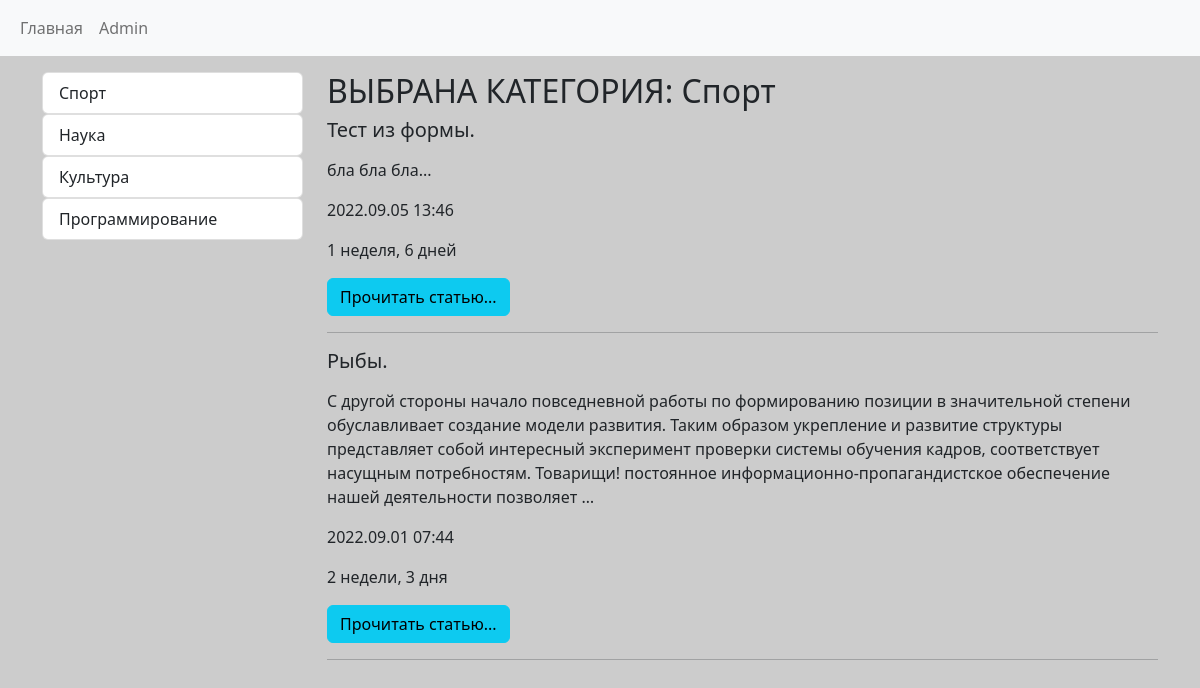
Page /cat/1/ on the committed database.
### news_act/models.py (models this page shows, shortened)
class Category(models.Model):
    title = models.CharField(max_length=50, verbose_name='Категория')
    def get_absolute_url(self):
        return reverse(viewname='category', kwargs={'category_id': self.pk})
    class Meta:
        verbose_name = 'Категория'
        verbose_name_plural = 'Категории'
        ordering = ['title']

class News(models.Model):
    title = models.CharField(max_length=150, verbose_name='Наименование')
    content = models.TextField(blank=True, verbose_name='Контент')
    created_at = models.DateTimeField(auto_now_add=True, verbose_name='Дата создания')
    updated_at = models.DateTimeField(auto_now=True, verbose_name='Обновлен')
    photo = models.ImageField(upload_to='photos/%Y/%m/%d', blank=True)
    is_pub = models.BooleanField(default=True, verbose_name='Опубликирована')
    category = models.ForeignKey('Category', on_delete=models.PROTECT, null=True, verbose_name='Категория',
                                 related_name='get_news')
    views_count = models.IntegerField(default=0)
    def get_absolute_url(self):
        return reverse(viewname='view_news', kwargs={'pk': self.pk})
    class Meta:
        verbose_name = 'Новость'
        verbose_name_plural = 'Новости'
        ordering = ['-created_at']

### news_act/views.py (the view)
# urls.py: path('cat/<int:category_id>/', NewsCategory.as_view(), name='category'),
class NewsCategory(ListView):
    model = News
    template_name = "news_act/category.html"
    context_object_name = 'news'
    allow_empty = False  # При отсутсвии категории с какойто айди, вывод ошибки 404
    paginate_by = 5
    def get_context_data(self, *, object_list=None, **kwargs):
        category = Category.objects.get(pk=self.kwargs['category_id'])
        context = super().get_context_data(**kwargs)
        context['category'] = category.title
        context['title_page'] = context['category']
        return context
    def get_queryset(self):
        return News.objects.filter(category_id=self.kwargs['category_id'],
                                   is_pub=True)

### news_act/templatetags/news_tags.py (called while the page is built)
@register.inclusion_tag(filename='news_act/list_categories.html')
def show_categories():
    categories = Category.objects.annotate(cnt=Count('get_news')).filter(cnt__gt=0)
    context = {
        'categories': categories
    }
    return context

### news_act/Templates/news_act/category.html
{% extends 'base.html' %}
{% block SIDEBAR %}
    {% include 'inc/_sidebar.html' %}
{% endblock %}
{% block CONTENT %}
<div class="media-body">
    <h2 class="md-6">ВЫБРАНА КАТЕГОРИЯ: {{category}}</h2>
    {% for item in news %}
        <h5 class="card-title">{{item.title}}.</h5>
        <p class="card-text">{{item.content|linebreaks|truncatewords:40}}</p>
        <p class="card-footer">{{item.created_at| date:"Y.m.d H:i"}}</p>
        <p class="card-footer">{{item.created_at|timesince}}</p>
        <a href="{{item.get_absolute_url}}" class="btn btn-info">Прочитать статью...</a>
        {% if forloop.counter|divisibleby:"1" %}
            <hr>
        {% endif %}
    {% endfor %}
{% endblock %}

### news_act/Templates/news_act/list_categories.html
{% for cat in categories %}
    <div class="list-group">
        <a href="{{ cat.get_absolute_url }}" type="button" class="list-group-item list-group-item-action">{{cat.title}}</a>
    </div>
{% endfor %}

### my_site/static/css/style.css (style rules this page uses)
body { background-color: #ccc; }

### rows in the picture
Category: title "Спорт"
Category: title "Наука"
Category: title "Культура"
Category: title "Программирование"
News: title "Тест из формы", content "бла бла бла...", created_at "2022.09.05 13:46", created_at "1 неделя, 6 дней"
News: title "Рыбы", content "С другой стороны начало повседневной работы по формированию позиции в значительной степени обуславливает создание модели развития. Таким образом укрепление и развитие структуры представляет собой интересный эксперимент проверки системы обучения кадров, соответствует насущным потребностям. Товарищи! постоянное информационно-пропагандистское обеспечение нашей деятельности позволяет …", created_at "2022.09.01 07:44", created_at "2 недели, 3 дня"
